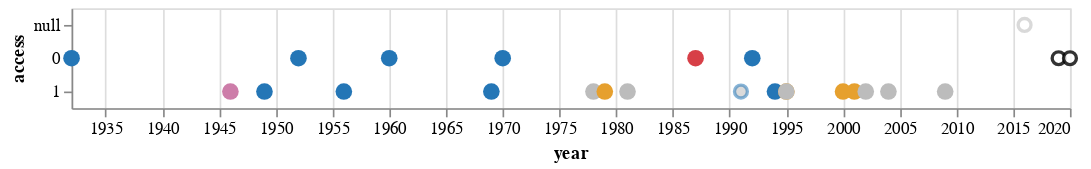

The notebook cell this image was saved under:
### Code cell
final_chart_access = final_chart_access.properties(width = chartWidth_var)
final_chart_access

### Figure 1 — Vega-Lite specification as saved in the notebook (floating-point values rounded to 4 significant figures)
{"config": {"view": {"continuousWidth": 400, "continuousHeight": 300}}, "layer": [{"mark": {"type": "circle", "opacity": 1, "size": 100}, "encoding": {"color": {"type": "nominal", "field": "type", "legend": null, "scale": {"domain": ["magnetic", "cathode ray tube", "optical", "electronic", "electro-mechanical"], "range": ["#2476B6", "#CD7DA9", "#BCBCBC", "#E6A02E", "#D73F47"]}}, "x": {"type": "temporal", "field": "year"}, "y": {"type": "nominal", "field": "access"}}}, {"mark": {"type": "circle", "fill": "#BCBCBC", "opacity": 1, "size": 60, "stroke": "#2476B6"}, "encoding": {"opacity": {"type": "nominal", "field": "type", "legend": null}, "x": {"type": "temporal", "field": "year"}, "y": {"type": "nominal", "field": "access"}}, "transform": [{"filter": "datum.type == \"magneto-optical\""}], "width": 600}, {"mark": {"type": "circle", "fill": "white", "opacity": 1, "size": 60, "stroke": "gray"}, "encoding": {"opacity": {"type": "nominal", "field": "type", "legend": null}, "x": {"type": "temporal", "field": "year"}, "y": {"type": "nominal", "field": "access"}}, "transform": [{"filter": "datum.type == \"atomic\""}], "width": 600}, {"mark": {"type": "circle", "fill": "white", "opacity": 1, "size": 60, "stroke": "black"}, "encoding": {"opacity": {"type": "nominal", "field": "type", "legend": null}, "x": {"type": "temporal", "field": "year"}, "y": {"type": "nominal", "field": "access"}}, "transform": [{"filter": "datum.type == \"molecular\""}], "width": 600}], "data": {"name": "data-56797cbe1e90c5b6856a929c250d4027"}, "width": 600, "$schema": "https://vega.github.io/schema/vega-lite/v4.8.1.json", "datasets": {"data-56797cbe1e90c5b6856a929c250d4027": [{"year": "1932-01-01T00:00:00", "name": "Drum memory", "type": "magnetic", "usage": "1960s", "capacity": 62500, "lifespan": null, "access": 0.0}, {"year": "1946-01-01T00:00:00", "name": "Williams-Kilburn Tube", "type": "cathode ray tube", "usage": "1955", "capacity": 1000, "lifespan": null, "access": 1.0}, {"year": "1949-01-01T00:00:00", "name": "Magnetic-core memory", "type": "magnetic", "usage": "1970s", "capacity": 100000, "lifespan": null, "access": 1.0}, {"year": "1952-01-01T00:00:00", "name": "Magnetic Band (Tape)", "type": "magnetic", "usage": "today", "capacity": 1000000, "lifespan": null, "access": 0.0}, {"year": "1956-01-01T00:00:00", "name": "Hard Disk Drive", "type": "magnetic", "usage": "today", "capacity": 2000000000000, "lifespan": null, "access": 1.0}, {"year": "1960-01-01T00:00:00", "name": "Magnetic stripe card", "type": "magnetic", "usage": null, "capacity": 200, "lifespan": "3", "access": 0.0}, {"year": "1969-01-01T00:00:00", "name": "Floppy Disk", "type": "magnetic", "usage": "1990s", "capacity": 1440000, "lifespan": "5--30", "access": 1.0}, {"year": "1970-01-01T00:00:00", "name": "Bubble Memory", "type": "magnetic", "usage": "1980s", "capacity": 125000, "lifespan": null, "access": 0.0}, {"year": "1978-01-01T00:00:00", "name": "LaserDisc (LD)/Discovision (DV)", "type": "optical", "usage": "2001", "capacity": 324000000, "lifespan": null, "access": 1.0}, {"year": "1979-01-01T00:00:00", "name": "Solid-State-Drive (SSD)", "type": "electronic", "usage": "today", "capacity": 5000000000000, "lifespan": "~10", "access": 1.0}, {"year": "1981-01-01T00:00:00", "name": "Compact Disc (CD)", "type": "optical", "usage": "today", "capacity": 700000000, "lifespan": "25", "access": 1.0}, {"year": "1987-01-01T00:00:00", "name": "Digital Audio Tape (DAT)", "type": "electro-mechanical", "usage": "2005", "capacity": 256000, "lifespan": "30", "access": 0.0}, {"year": "1991-01-01T00:00:00", "name": "Mini-Disc", "type": "magneto-optical", "usage": "2001", "capacity": 140000000, "lifespan": "30-40", "access": 1.0}, {"year": "1992-01-01T00:00:00", "name": "Digital Compact Cassette (DCC)", "type": "magnetic", "usage": "1996", "capacity": 250000000, "lifespan": "30", "access": 0.0}, {"year": "1994-01-01T00:00:00", "name": "Zip Drive", "type": "magnetic", "usage": "1990s", "capacity": 95370000, "lifespan": "5-10", "access": 1.0}, {"year": "1995-01-01T00:00:00", "name": "CompactFlash (CF)", "type": "electronic", "usage": "today", "capacity": 256000000000, "lifespan": "70-80", "access": 1.0}, {"year": "1995-01-01T00:00:00", "name": "Digital Versatile Disc (DVD)", "type": "optical", "usage": "today", "capacity": 4500000000, "lifespan": "25", "access": 1.0}, {"year": "2000-01-01T00:00:00", "name": "USB Flash Disk", "type": "electronic", "usage": "today", "capacity": 2000000000000, "lifespan": "10", "access": 1.0}, {"year": "2001-01-01T00:00:00", "name": "Secure Digital (SD) card", "type": "electronic", "usage": "today", "capacity": 128000000000000, "lifespan": "10", "access": 1.0}, {"year": "2002-01-01T00:00:00", "name": "Blu-ray Disc (BD)", "type": "optical", "usage": "2019", "capacity": 128000000000, "lifespan": "100-150", "access": 1.0}, {"year": "2004-01-01T00:00:00", "name": "Holographic Versatile Disc (HVD)", "type": "optical", "usage": "today", "capacity": 3900000000, "lifespan": "3", "access": 1.0}, {"year": "2009-01-01T00:00:00", "name": "Millennial Disc (M-DISC)", "type": "optical", "usage": "2016", "capacity": 100000000000, "lifespan": "1000", "access": 1.0}, {"year": "2016-01-01T00:00:00", "name": "Chlorine Atomic memory", "type": "atomic", "usage": "today", "capacity": 1000, "lifespan": "U", "access": null}, {"year": "2019-01-01T00:00:00", "name": "DNA", "type": "molecular", "usage": "today", "capacity": 215000000000000000, "lifespan": "500", "access": 0.0}, {"year": "2020-01-01T00:00:00", "name": "Metabolites", "type": "molecular", "usage": "today", "capacity": 70000, "lifespan": null, "access": 0.0}]}}
